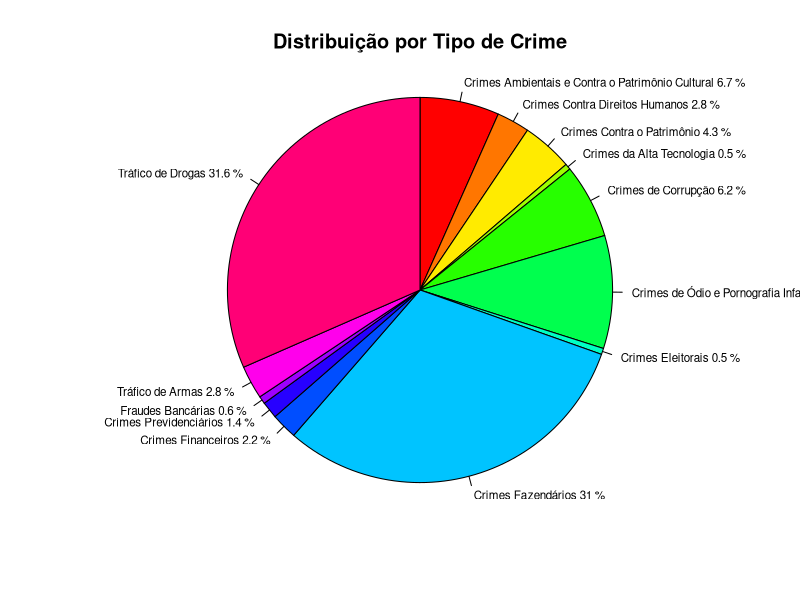

The R script that drew this image:
dados <- read.csv("operacoes.csv")

# Criar tabela com contagem para cada tipo de crime
tabela <- table(dados$Area)

# Cores
cores <- rainbow(length(tabela))

# Criar gráfico de pizza
pie(tabela, 
    col = cores, 
    main = "Distribuição por Tipo de Crime",
    radius = 1, 
    cex = 0.7,   # Tamanho do texto dos rótulos
    labels = paste(trimws(names(tabela)),round(100 * prop.table(tabela), 1), "%"),  # Labels de cada setor
    clockwise = TRUE,  # Sentido horário
    init.angle = 90)  # Ângulo inicial


